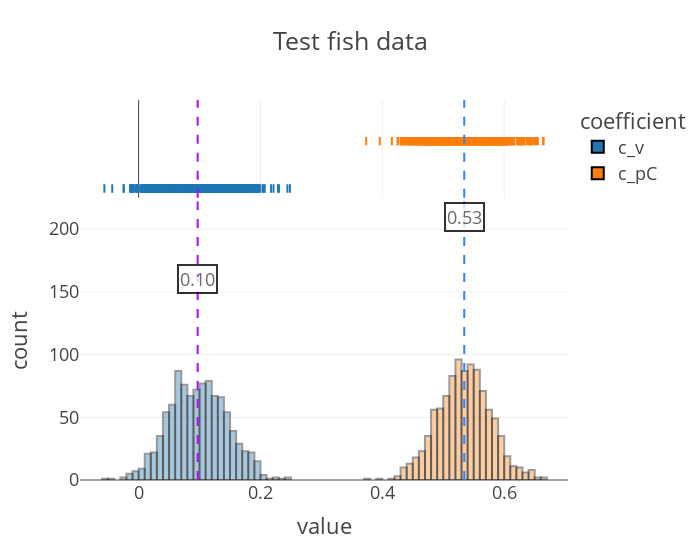

Notebook code cell kept with this figure:
### Code cell
# plot the inferred posterior distributions of the coefficients
# Note that the model infers that the random foragers have
# near-zero coefficients for food trace and proximity score.
# The non-zero coefficient for visibility is consistent with the
# fact that the random foragers are mostly likely to move to nearby
# locations (higher visibility score) compared to farther locations.
ftk.plot_coefs(
    samples_test, "Test fish data", nbins=120, ann_start_y=160, ann_break_y=50
)

### Figure 1 — Plotly figure (JSON) as saved in the notebook; plotly's stock layout.template omitted (floating-point values rounded to 4 significant figures; data arrays with more than 128 entries replaced by an {"elided": "..."} marker saying what was removed)
{"data": [{"alignmentgroup": "True", "bingroup": "x", "hovertemplate": "coefficient=c_v<br>value=%{x}<br>count=%{y}<extra></extra>", "legendgroup": "c_v", "marker": {"color": "#1F77B4", "line": {"color": "Black", "width": 2}, "opacity": 0.4, "pattern": {"shape": ""}}, "name": "c_v", "nbinsx": 120, "offsetgroup": "c_v", "orientation": "v", "showlegend": true, "type": "histogram", "x": {"elided": "1000 float values"}, "xaxis": "x", "yaxis": "y"}, {"alignmentgroup": "True", "boxpoints": "all", "fillcolor": "rgba(255,255,255,0)", "hoveron": "points", "hovertemplate": "coefficient=c_v<br>value=%{x}<extra></extra>", "jitter": 0, "legendgroup": "c_v", "line": {"color": "rgba(255,255,255,0)"}, "marker": {"color": "#1F77B4", "line": {"color": "Black", "width": 2}, "symbol": "line-ns-open"}, "name": "c_v", "offsetgroup": "c_v", "showlegend": false, "type": "box", "x": {"elided": "1000 float values"}, "xaxis": "x2", "yaxis": "y2"}, {"alignmentgroup": "True", "bingroup": "x", "hovertemplate": "coefficient=c_pC<br>value=%{x}<br>count=%{y}<extra></extra>", "legendgroup": "c_pC", "marker": {"color": "#FF7F0E", "line": {"color": "Black", "width": 2}, "opacity": 0.4, "pattern": {"shape": ""}}, "name": "c_pC", "nbinsx": 120, "offsetgroup": "c_pC", "orientation": "v", "showlegend": true, "type": "histogram", "x": {"elided": "1000 float values"}, "xaxis": "x", "yaxis": "y"}, {"alignmentgroup": "True", "boxpoints": "all", "fillcolor": "rgba(255,255,255,0)", "hoveron": "points", "hovertemplate": "coefficient=c_pC<br>value=%{x}<extra></extra>", "jitter": 0, "legendgroup": "c_pC", "line": {"color": "rgba(255,255,255,0)"}, "marker": {"color": "#FF7F0E", "line": {"color": "Black", "width": 2}, "symbol": "line-ns-open"}, "name": "c_pC", "offsetgroup": "c_pC", "showlegend": false, "type": "box", "x": {"elided": "1000 float values"}, "xaxis": "x2", "yaxis": "y2"}], "layout": {"annotations": [{"bgcolor": "white", "bordercolor": "black", "borderwidth": 2, "opacity": 0.8, "showarrow": false, "text": "0.10", "x": 0.09691, "y": 160}, {"bgcolor": "white", "bordercolor": "black", "borderwidth": 2, "opacity": 0.8, "showarrow": false, "text": "0.53", "x": 0.5344, "y": 210}], "barmode": "overlay", "legend": {"title": {"text": "coefficient"}, "tracegroupgap": 0}, "shapes": [{"line": {"color": "#AA0DFE", "dash": "dash"}, "name": "Median (0.09691043198108673)", "type": "line", "x0": 0.09691, "x1": 0.09691, "xref": "x", "y0": 0, "y1": 1, "yref": "y domain"}, {"line": {"color": "#AA0DFE", "dash": "dash"}, "name": "Median (0.09691043198108673)", "type": "line", "x0": 0.09691, "x1": 0.09691, "xref": "x2", "y0": 0, "y1": 1, "yref": "y2 domain"}, {"line": {"color": "#3283FE", "dash": "dash"}, "name": "Median (0.5344492197036743)", "type": "line", "x0": 0.5344, "x1": 0.5344, "xref": "x", "y0": 0, "y1": 1, "yref": "y domain"}, {"line": {"color": "#3283FE", "dash": "dash"}, "name": "Median (0.5344492197036743)", "type": "line", "x0": 0.5344, "x1": 0.5344, "xref": "x2", "y0": 0, "y1": 1, "yref": "y2 domain"}], "title": {"text": "Test fish data"}, "width": 700, "xaxis": {"anchor": "y", "domain": [0, 1], "title": {"text": "value"}}, "xaxis2": {"anchor": "y2", "domain": [0, 1], "matches": "x", "showgrid": true, "showticklabels": false}, "yaxis": {"anchor": "x", "domain": [0, 0.7326], "title": {"text": "count"}}, "yaxis2": {"anchor": "x2", "domain": [0.7426, 1], "matches": "y2", "showgrid": false, "showline": false, "showticklabels": false, "ticks": ""}}}
